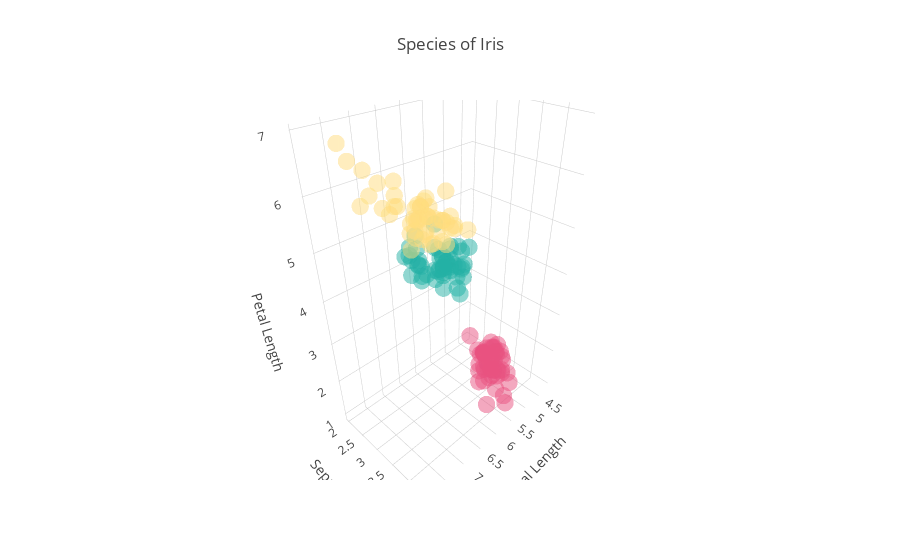

Write notebook code for a chart like this one.
### Code cell
trace = go.Scatter3d(x=iris['sepal length (cm)'], 
                     y=iris['sepal width (cm)'], 
                     z=iris['petal length (cm)'],
                     mode='markers',
                     marker=dict(
                         size=6,
                         color=50*['#e95280']+50*['#23b1a5']+50*['#ffdd7e'],
                         colorscale='Viridis',   
                         opacity=0.5)
                    )
layout=go.Layout(title='Species of Iris',
                 scene=dict(
                         xaxis=dict(title='Sepal Length'),
                         yaxis=dict(title='Sepal Width'),
                         zaxis=dict(title='Petal Length'))
                 )
fig = go.Figure(data=[trace], layout=layout)

py.iplot(fig, filename='iris-scatter')

### Figure 1 — Plotly figure (JSON) as saved in the notebook; plotly's stock layout.template omitted (floating-point values rounded to 4 significant figures; data arrays with more than 128 entries replaced by an {"elided": "..."} marker saying what was removed)
{"data": [{"marker": {"color": {"elided": "150 str values"}, "colorscale": "Viridis", "opacity": 0.5, "size": 6}, "mode": "markers", "type": "scatter3d", "x": {"elided": "150 float values"}, "y": {"elided": "150 float values"}, "z": {"elided": "150 float values"}}], "layout": {"scene": {"xaxis": {"title": "Sepal Length"}, "yaxis": {"title": "Sepal Width"}, "zaxis": {"title": "Petal Length"}}, "title": "Species of Iris"}}
